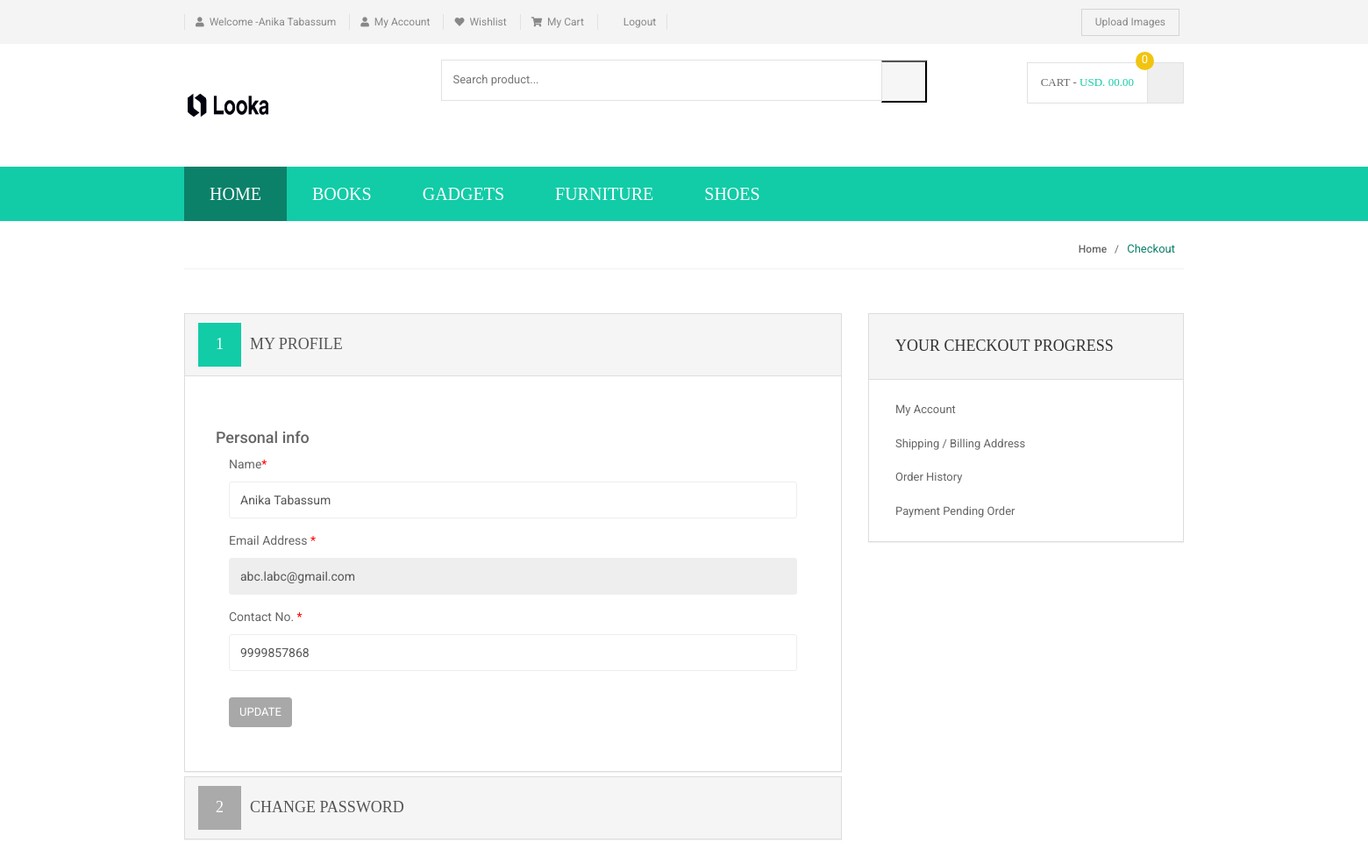
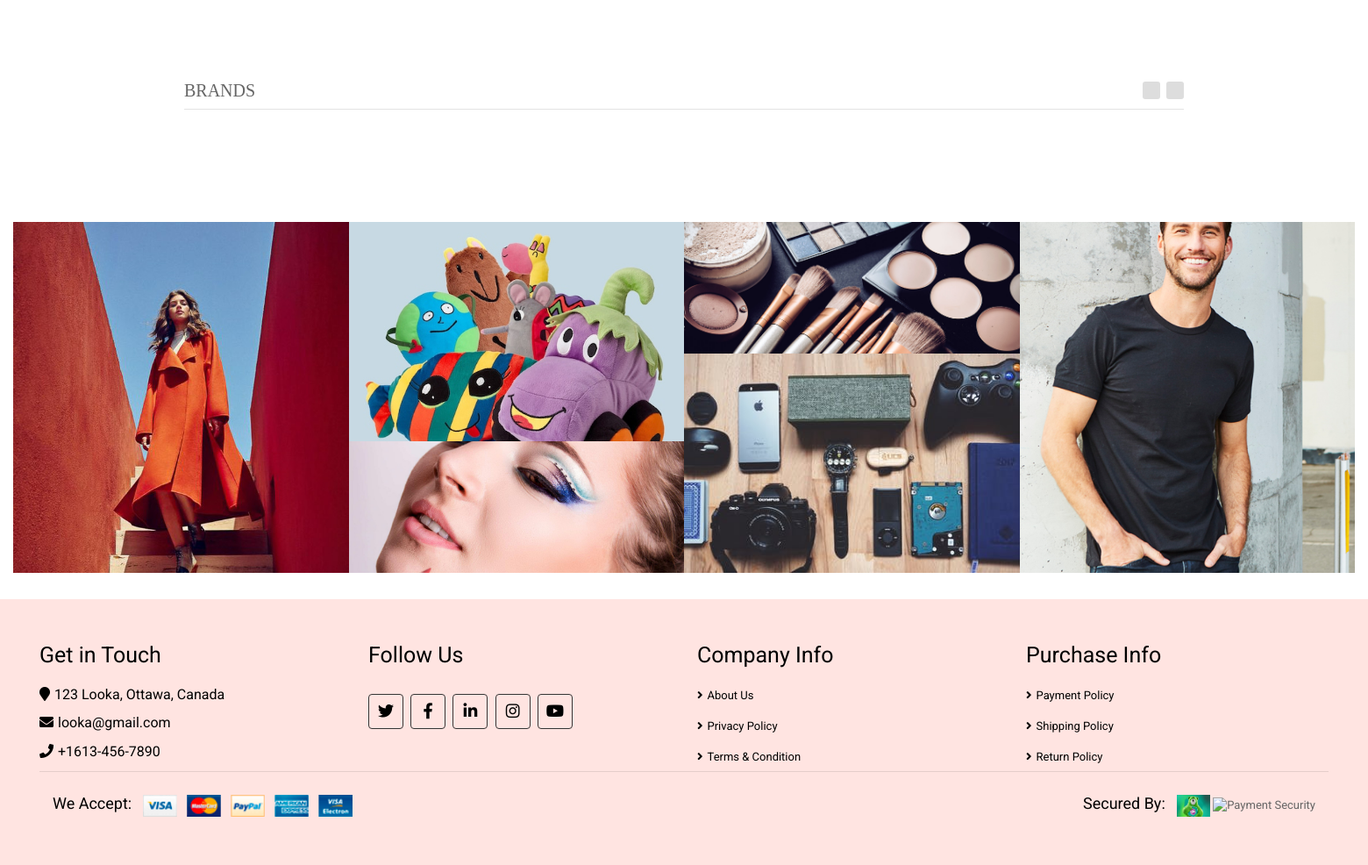
/ProductFiles/my-account.php (signed in), run on the app's committed database (2 pictures, top to bottom).
### tables this page shows
CREATE TABLE `category` (
  `id` int(11) NOT NULL,
  `categoryName` varchar(255) DEFAULT NULL,
  `categoryDescription` longtext,
  `creationDate` timestamp NOT NULL DEFAULT CURRENT_TIMESTAMP,
  `updationDate` varchar(255) DEFAULT NULL
);

CREATE TABLE `users` (
  `id` int(11) NOT NULL,
  `name` varchar(255) DEFAULT NULL,
  `email` varchar(255) DEFAULT NULL,
  `contactno` bigint(11) DEFAULT NULL,
  `password` varchar(255) DEFAULT NULL,
  `shippingAddress` longtext,
  `shippingState` varchar(255) DEFAULT NULL,
  `shippingCity` varchar(255) DEFAULT NULL,
  `shippingPincode` int(11) DEFAULT NULL,
  `billingAddress` longtext,
  `billingState` varchar(255) DEFAULT NULL,
  `billingCity` varchar(255) DEFAULT NULL,
  `billingPincode` int(11) DEFAULT NULL,
  `regDate` timestamp NOT NULL DEFAULT CURRENT_TIMESTAMP,
  `updationDate` varchar(255) DEFAULT NULL
);

### ProductFiles/my-account.php (the view, shortened to what this page needs)
<?php
include('includes/config.php');
if(strlen($_SESSION['login'])==0)
    {
header('location:login.php');
}
else{
?>
<!DOCTYPE html>
<html lang="en">
	<head>
	    <link rel="stylesheet" href="assets/css/bootstrap.min.css">
	    <link rel="stylesheet" href="assets/css/main.css">
		<link rel="stylesheet" href="assets/css/footer.css">
	    <link rel="stylesheet" href="assets/css/owl.carousel.css">
		<link rel="stylesheet" href="assets/css/owl.transitions.css">
		<link href="assets/css/lightbox.css" rel="stylesheet">
		<link rel="stylesheet" href="assets/css/animate.min.css">
		<link rel="stylesheet" href="assets/css/rateit.css">
		<link rel="stylesheet" href="assets/css/bootstrap-select.min.css">
		<link rel="stylesheet" href="assets/css/footer.css">
		<link rel="stylesheet" href="assets/css/font-awesome.min.css">
	</head>
    <body class="cnt-home">
<header class="header-style-1">
<?php include('includes/top-header.php');?>
<?php include('includes/main-header.php');?>
<?php include('includes/menu-bar.php');?>
</header>
<div class="breadcrumb">
	<div class="container">
		<div class="breadcrumb-inner">
			<ul class="list-inline list-unstyled">
				<li><a href="#">Home</a></li>
				<li class='active'>Checkout</li>
			</ul>
		</div>
	</div>
</div>
<div class="body-content outer-top-bd">
	<div class="container">
		<div class="checkout-box inner-bottom-sm">
			<div class="row">
				<div class="col-md-8">
					<div class="panel-group checkout-steps" id="accordion">
<div class="panel panel-default checkout-step-01">
		<div class="panel-heading">
    	<h4 class="unicase-checkout-title">
	        <a data-toggle="collapse" class="" data-parent="#accordion" href="#collapseOne">
	          <span>1</span>My Profile
	        </a>
	     </h4>
    </div>
	<div id="collapseOne" class="panel-collapse collapse in">
	    <div class="panel-body">
			<div class="row">
              <h4>Personal info</h4>
				<div class="col-md-12 col-sm-12 already-registered-login">
					<?php
					$query=mysqli_query($con,"select * from users where id='".$_SESSION['id']."'");
					while($row=mysqli_fetch_array($query))
					{
					?>
					<form class="register-form" role="form" method="post">
					<div class="form-group">
					    <label class="info-title" for="name">Name<span>*</span></label>
					    <input type="text" class="form-control unicase-form-control text-input" value="<?php echo $row['name'];?>" id="name" name="name" required="required">
					  </div>
						<div class="form-group">
					    <label class="info-title" for="exampleInputEmail1">Email Address <span>*</span></label>
			               <input type="email" class="form-control unicase-form-control text-input" id="exampleInputEmail1" value="<?php echo $row['email'];?>" readonly>
					  </div>
					  <div class="form-group">
					    <label class="info-title" for="Contact No.">Contact No. <span>*</span></label>
					    <input type="text" class="form-control unicase-form-control text-input" id="contactno" name="contactno" required="required" value="<?php echo $row['contactno'];?>"  maxlength="10">
					  </div>
					  <button type="submit" name="update" class="btn-upper btn btn-primary checkout-page-button">Update</button>
					</form>
					<?php } ?>
				</div>
			</div>
		</div>
	</div>
</div>
					  	<div class="panel panel-default checkout-step-02">
						    <div class="panel-heading">
						      <h4 class="unicase-checkout-title">
						        <a data-toggle="collapse" class="collapsed" data-parent="#accordion" href="#collapseTwo">
						          <span>2</span>Change Password
						        </a>
						      </h4>
						    </div>
							</div>
					</div>
				</div>
			<?php include('includes/myaccount-sidebar.php');?>
			</div>
		</div>
	<?php include('includes/brands-slider.php');?>
</div>
</div>
<?php include('includes/footer.php');?>
</body>
</html>
<?php } ?>

### ProductFiles/includes/menu-bar.php (shortened to what this page needs)
<div class="header-nav animate-dropdown">
    <div class="container">
        <div class="yamm navbar navbar-default" role="navigation">
            <div class="nav-bg-class">
                <div class="navbar-collapse collapse" id="mc-horizontal-menu-collapse">
				<div class="nav-outer">
					<ul class="nav navbar-nav">
						<li class="active dropdown yamm-fw">
							<a href="index.php" data-hover="dropdown" class="dropdown-toggle">Home</a>
						</li>
						<?php $sql=mysqli_query($con,"select id,categoryName  from category limit 6");
						while($row=mysqli_fetch_array($sql))
						{
						?>
						<li class="dropdown yamm">
							<a href="category.php?cid=<?php echo $row['id'];?>"> <?php echo $row['categoryName'];?></a>
						</li>
						<?php } ?>
					</ul>
		<div class="clearfix"></div>
	</div>
</div>
            </div>
        </div>
    </div>
</div>

### ProductFiles/assets/css/lightbox.css (style rules this page uses)
body:after { content: url(../images/close.png) url(../images/loading.gif) url(../images/prev.png) url(../images/next.png); display: none; }

### data on the page
category: categoryName "BOOKS"
category: categoryName "GADGETS"
category: categoryName "FURNITURE"
category: categoryName "SHOES"
users: name "Anika Tabassum", email "abc.labc@gmail.com", contactno "9999857868"

### other printed values
$_SESSION['username'] "Anika Tabassum"
